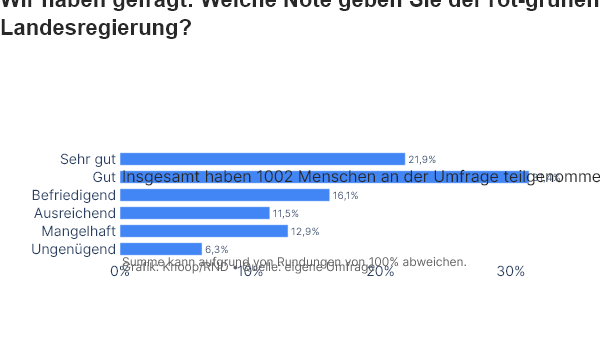

Here is the Python script that generated this plot:
import plotly.graph_objects as go
import pandas as pd
from plotly.io import kaleido
import plotly.io as pio

# Schriftarten konfigurieren in der Plotly-Konfiguration
pio.templates.default = "plotly_white"

# Daten einlesen
df = pd.read_csv('ergebnis_nisa.csv')

# Farbeinstellungen
bar_color = 'rgba(66, 133, 244, 1)'  # Blauer Farbton wie im Original

# HTML-Kopf mit Web-Schriftarten definieren
html_header = '''
<head>
    <link href="https://fonts.googleapis.com/css2?family=Inter:wght@400;500;600&display=swap" rel="stylesheet">
    <style>
        body {
            font-family: 'Inter', sans-serif;
        }
        .title {
            font-family: 'DIN', sans-serif;
            font-weight: bold;
        }
    </style>
</head>
'''

# Figur erstellen (600x338)
fig = go.Figure()

# Balken hinzufügen
fig.add_trace(go.Bar(
    x=df['Nutzer in %'],
    y=df['Bewertung'],
    orientation='h',
    marker_color=bar_color,
    text=df['Nutzer in %'].apply(lambda x: f"{x}%".replace('.', ',')),
    textposition='outside',
    textfont=dict(family='"Inter", Arial, sans-serif', size=14),
    width=0.7  # Breite der Balken anpassen
))

# Layout konfigurieren
fig.update_layout(
    width=600,
    height=338,
    margin=dict(l=120, r=30, t=150, b=80),
    paper_bgcolor='white',
    plot_bgcolor='white',
    title=dict(
        text="Wir haben gefragt: Welche Note geben Sie der rot-grünen<br>Landesregierung?",
        font=dict(family='"DIN", Arial, sans-serif', size=22, color='rgb(40, 40, 40)', weight='bold'),
        x=0,
        y=0.98
    ),
    yaxis=dict(
        autorange="reversed",  # Um die Reihenfolge wie im Original zu haben
        tickfont=dict(family='"Inter", Arial, sans-serif', size=14),
        linecolor='white',
        showgrid=False
    ),
    xaxis=dict(
        range=[0, max(df['Nutzer in %']) * 1.1],  # Etwas mehr Platz für Text
        ticksuffix='%',
        tickfont=dict(family='"Inter", Arial, sans-serif', size=14),
        linecolor='white',
        showgrid=False,
        zeroline=False
    )
)

# Subtitle hinzufügen
fig.add_annotation(
    text="Insgesamt haben 1002 Menschen an der Umfrage teilgenommen.",
    font=dict(family='"Inter", Arial, sans-serif', size=16, color='rgb(40, 40, 40)'),
    xref="paper", yref="paper",
    x=0, y=0.87,
    showarrow=False,
    align="left"
)

# Fußnote hinzufügen
fig.add_annotation(
    text="Summe kann aufgrund von Rundungen von 100% abweichen.",
    font=dict(family='"Inter", Arial, sans-serif', size=12, color='rgb(100, 100, 100)'),
    xref="paper", yref="paper",
    x=0, y=-0.12,
    showarrow=False,
    align="left"
)

# Quelle hinzufügen
fig.add_annotation(
    text="Grafik: Knoop/RND • Quelle: eigene Umfrage",
    font=dict(family='"Inter", Arial, sans-serif', size=12, color='rgb(100, 100, 100)'),
    xref="paper", yref="paper",
    x=0, y=-0.17,
    showarrow=False,
    align="left"
)

# Speichern als Bild
fig.write_image("plotly_nisa_umfrage2.png")

# HTML-Datei mit eingebundenen Web-Schriftarten erstellen
with open("plotly_nisa_umfrage.html", "w", encoding="utf-8") as f:
    f.write(f'''
<!DOCTYPE html>
<html>
<head>
    <meta charset="UTF-8">
    <title>Umfrageergebnis</title>
    <link href="https://fonts.googleapis.com/css2?family=Inter:wght@400;500;600&display=swap" rel="stylesheet">
    <style>
        @import url('https://fonts.googleapis.com/css2?family=Inter:wght@400;500;600&display=swap');
        
        body {{
            font-family: 'Inter', Arial, sans-serif;
        }}
        
        .js-plotly-plot {{
            margin: 0 auto;
        }}
        
        .gtitle {{
            font-family: 'DIN', Arial, sans-serif !important;
            font-weight: bold !important;
        }}
    </style>
</head>
<body>
    {fig.to_html(include_plotlyjs='cdn', full_html=False, config={'displayModeBar': False})}
</body>
</html>
    ''')

print("HTML und PNG erfolgreich erstellt mit korrekten Schriftarten.") 
